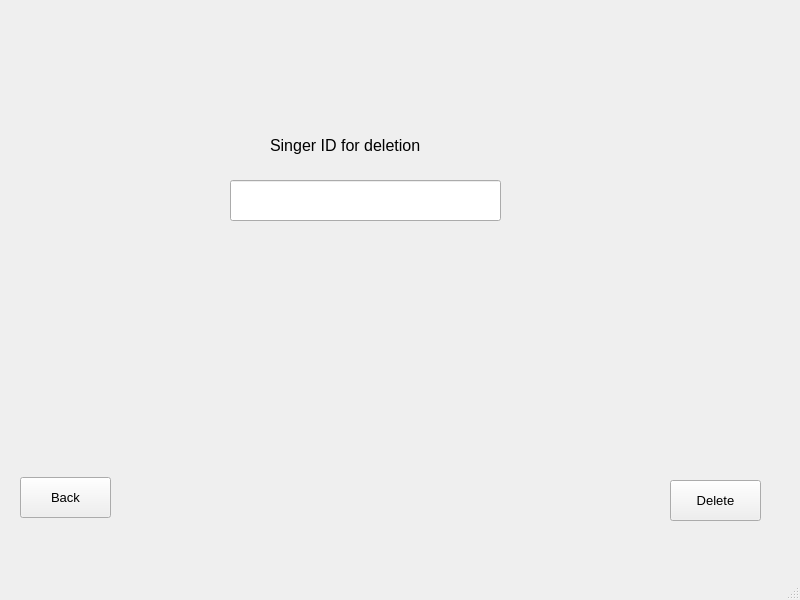
<?xml version="1.0" encoding="UTF-8"?>
<ui version="4.0">
 <class>MainWindow</class>
 <widget class="QMainWindow" name="MainWindow">
  <property name="geometry">
   <rect>
    <x>0</x>
    <y>0</y>
    <width>800</width>
    <height>600</height>
   </rect>
  </property>
  <property name="windowTitle">
   <string>MainWindow</string>
  </property>
  <widget class="QWidget" name="centralwidget">
   <widget class="QPushButton" name="backButton">
    <property name="geometry">
     <rect>
      <x>20</x>
      <y>477</y>
      <width>91</width>
      <height>41</height>
     </rect>
    </property>
    <property name="font">
     <font>
      <pointsize>10</pointsize>
     </font>
    </property>
    <property name="text">
     <string>Back</string>
    </property>
   </widget>
   <widget class="QPushButton" name="deleteButton">
    <property name="geometry">
     <rect>
      <x>670</x>
      <y>480</y>
      <width>91</width>
      <height>41</height>
     </rect>
    </property>
    <property name="font">
     <font>
      <pointsize>10</pointsize>
     </font>
    </property>
    <property name="text">
     <string>Delete</string>
    </property>
   </widget>
   <widget class="QLabel" name="label">
    <property name="geometry">
     <rect>
      <x>270</x>
      <y>120</y>
      <width>211</width>
      <height>51</height>
     </rect>
    </property>
    <property name="font">
     <font>
      <pointsize>12</pointsize>
     </font>
    </property>
    <property name="text">
     <string>Singer ID for deletion</string>
    </property>
   </widget>
   <widget class="QLineEdit" name="idLine">
    <property name="geometry">
     <rect>
      <x>230</x>
      <y>180</y>
      <width>271</width>
      <height>41</height>
     </rect>
    </property>
    <property name="font">
     <font>
      <pointsize>10</pointsize>
     </font>
    </property>
   </widget>
   <widget class="QLabel" name="errorLabel">
    <property name="geometry">
     <rect>
      <x>230</x>
      <y>270</y>
      <width>401</width>
      <height>161</height>
     </rect>
    </property>
    <property name="text">
     <string/>
    </property>
   </widget>
  </widget>
  <widget class="QMenuBar" name="menubar">
   <property name="geometry">
    <rect>
     <x>0</x>
     <y>0</y>
     <width>800</width>
     <height>26</height>
    </rect>
   </property>
  </widget>
  <widget class="QStatusBar" name="statusbar"/>
 </widget>
 <resources/>
 <connections/>
</ui>
